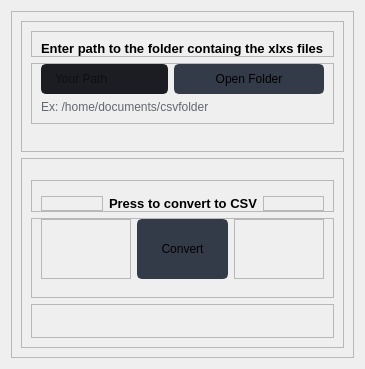
                  <widget class="QWidget" name="page2_XlsxToCSV">
                   <layout class="QVBoxLayout" name="verticalLayout_12">
                    <item>
                     <widget class="QFrame" name="frame_5">
                      <property name="frameShape">
                       <enum>QFrame::StyledPanel</enum>
                      </property>
                      <property name="frameShadow">
                       <enum>QFrame::Raised</enum>
                      </property>
                      <layout class="QVBoxLayout" name="verticalLayout_14">
                       <item>
                        <widget class="QFrame" name="frame_23">
                         <property name="frameShape">
                          <enum>QFrame::StyledPanel</enum>
                         </property>
                         <property name="frameShadow">
                          <enum>QFrame::Raised</enum>
                         </property>
                         <layout class="QVBoxLayout" name="verticalLayout_17">
                          <property name="bottomMargin">
                           <number>15</number>
                          </property>
                          <item>
                           <widget class="QFrame" name="frame_24">
                            <property name="frameShape">
                             <enum>QFrame::StyledPanel</enum>
                            </property>
                            <property name="frameShadow">
                             <enum>QFrame::Raised</enum>
                            </property>
                            <layout class="QHBoxLayout" name="horizontalLayout_14">
                             <property name="bottomMargin">
                              <number>0</number>
                             </property>
                             <item>
                              <widget class="QLabel" name="labelBoxBlenderInstalation_5">
                               <property name="font">
                                <font>
                                 <family>Segoe UI</family>
                                 <pointsize>10</pointsize>
                                 <weight>75</weight>
                                 <bold>true</bold>
                                </font>
                               </property>
                               <property name="styleSheet">
                                <string notr="true"/>
                               </property>
                               <property name="text">
                                <string>Enter path to the folder containg the xlxs files</string>
                               </property>
                              </widget>
                             </item>
                            </layout>
                           </widget>
                          </item>
                          <item>
                           <widget class="QFrame" name="frame_25">
                            <property name="frameShape">
                             <enum>QFrame::StyledPanel</enum>
                            </property>
                            <property name="frameShadow">
                             <enum>QFrame::Raised</enum>
                            </property>
                            <layout class="QHBoxLayout" name="horizontalLayout_19">
                             <property name="topMargin">
                              <number>0</number>
                             </property>
                             <item>
                              <layout class="QGridLayout" name="gridLayout_6">
                               <property name="bottomMargin">
                                <number>0</number>
                               </property>
                               <item row="0" column="0">
                                <widget class="QLineEdit" name="LineEditPath_Page2">
                                 <property name="minimumSize">
                                  <size>
                                   <width>0</width>
                                   <height>30</height>
                                  </size>
                                 </property>
                                 <property name="styleSheet">
                                  <string notr="true">QLineEdit {
	background-color: rgb(27, 29, 35);
	border-radius: 5px;
	border: 2px solid rgb(27, 29, 35);
	padding-left: 10px;
}
QLineEdit:hover {
	border: 2px solid rgb(64, 71, 88);
}
QLineEdit:focus {
	border: 2px solid rgb(91, 101, 124);
}</string>
                                 </property>
                                 <property name="placeholderText">
                                  <string>Your Path</string>
                                 </property>
                                </widget>
                               </item>
                               <item row="0" column="1">
                                <widget class="QPushButton" name="BtnBrows_Page2_XlsxToSCV">
                                 <property name="minimumSize">
                                  <size>
                                   <width>150</width>
                                   <height>30</height>
                                  </size>
                                 </property>
                                 <property name="font">
                                  <font>
                                   <family>Segoe UI</family>
                                   <pointsize>9</pointsize>
                                  </font>
                                 </property>
                                 <property name="styleSheet">
                                  <string notr="true">QPushButton {
	border: 2px solid rgb(52, 59, 72);
	border-radius: 5px;	
	background-color: rgb(52, 59, 72);
}
QPushButton:hover {
	background-color: rgb(57, 65, 80);
	border: 2px solid rgb(61, 70, 86);
}
QPushButton:pressed {	
	background-color: rgb(35, 40, 49);
	border: 2px solid rgb(43, 50, 61);
}</string>
                                 </property>
                                 <property name="text">
                                  <string>Open Folder</string>
                                 </property>
                                 <property name="icon">
                                  <iconset resource="files.qrc">
                                   <normaloff>:/16x16/icons/16x16/cil-folder-open.png</normaloff>:/16x16/icons/16x16/cil-folder-open.png</iconset>
                                 </property>
                                </widget>
                               </item>
                               <item row="1" column="0" colspan="2">
                                <widget class="QLabel" name="labelVersion_7">
                                 <property name="styleSheet">
                                  <string notr="true">color: rgb(98, 103, 111);</string>
                                 </property>
                                 <property name="lineWidth">
                                  <number>1</number>
                                 </property>
                                 <property name="text">
                                  <string>Ex: /home/documents/csvfolder</string>
                                 </property>
                                 <property name="alignment">
                                  <set>Qt::AlignLeading|Qt::AlignLeft|Qt::AlignVCenter</set>
                                 </property>
                                </widget>
                               </item>
                              </layout>
                             </item>
                            </layout>
                           </widget>
                          </item>
                          <item>
                           <widget class="QFrame" name="frame_26">
                            <property name="frameShape">
                             <enum>QFrame::StyledPanel</enum>
                            </property>
                            <property name="frameShadow">
                             <enum>QFrame::Raised</enum>
                            </property>
                           </widget>
                          </item>
                          <item>
                           <widget class="QFrame" name="frame_27">
                            <property name="frameShape">
                             <enum>QFrame::StyledPanel</enum>
                            </property>
                            <property name="frameShadow">
                             <enum>QFrame::Raised</enum>
                            </property>
                           </widget>
                          </item>
                         </layout>
                        </widget>
                       </item>
                       <item>
                        <widget class="QFrame" name="frame_7">
                         <property name="frameShape">
                          <enum>QFrame::StyledPanel</enum>
                         </property>
                         <property name="frameShadow">
                          <enum>QFrame::Raised</enum>
                         </property>
                         <layout class="QVBoxLayout" name="verticalLayout_19">
                          <item>
                           <widget class="QFrame" name="frame_28">
                            <property name="frameShape">
                             <enum>QFrame::StyledPanel</enum>
                            </property>
                            <property name="frameShadow">
                             <enum>QFrame::Raised</enum>
                            </property>
                           </widget>
                          </item>
                          <item>
                           <widget class="QFrame" name="frame_29">
                            <property name="frameShape">
                             <enum>QFrame::StyledPanel</enum>
                            </property>
                            <property name="frameShadow">
                             <enum>QFrame::Raised</enum>
                            </property>
                           </widget>
                          </item>
                          <item>
                           <widget class="QFrame" name="frame_30">
                            <property name="frameShape">
                             <enum>QFrame::StyledPanel</enum>
                            </property>
                            <property name="frameShadow">
                             <enum>QFrame::Raised</enum>
                            </property>
                            <layout class="QHBoxLayout" name="horizontalLayout_20">
                             <property name="topMargin">
                              <number>15</number>
                             </property>
                             <property name="bottomMargin">
                              <number>0</number>
                             </property>
                             <item>
                              <widget class="QFrame" name="frame_31">
                               <property name="frameShape">
                                <enum>QFrame::StyledPanel</enum>
                               </property>
                               <property name="frameShadow">
                                <enum>QFrame::Raised</enum>
                               </property>
                              </widget>
                             </item>
                             <item>
                              <widget class="QLabel" name="labelConvert_Page1_BulkComvert_2">
                               <property name="font">
                                <font>
                                 <family>Segoe UI</family>
                                 <pointsize>10</pointsize>
                                 <weight>75</weight>
                                 <bold>true</bold>
                                </font>
                               </property>
                               <property name="styleSheet">
                                <string notr="true"/>
                               </property>
                               <property name="text">
                                <string>Press to convert to CSV</string>
                               </property>
                               <property name="alignment">
                                <set>Qt::AlignCenter</set>
                               </property>
                              </widget>
                             </item>
                             <item>
                              <widget class="QFrame" name="frame_32">
                               <property name="frameShape">
                                <enum>QFrame::StyledPanel</enum>
                               </property>
                               <property name="frameShadow">
                                <enum>QFrame::Raised</enum>
                               </property>
                              </widget>
                             </item>
                            </layout>
                           </widget>
                          </item>
                          <item>
                           <widget class="QFrame" name="frame_33">
                            <property name="frameShape">
                             <enum>QFrame::StyledPanel</enum>
                            </property>
                            <property name="frameShadow">
                             <enum>QFrame::Raised</enum>
                            </property>
                            <layout class="QHBoxLayout" name="horizontalLayout_21">
                             <property name="topMargin">
                              <number>0</number>
                             </property>
                             <property name="bottomMargin">
                              <number>18</number>
                             </property>
                             <item>
                              <widget class="QFrame" name="frame_34">
                               <property name="frameShape">
                                <enum>QFrame::StyledPanel</enum>
                               </property>
                               <property name="frameShadow">
                                <enum>QFrame::Raised</enum>
                               </property>
                              </widget>
                             </item>
                             <item>
                              <widget class="QPushButton" name="BtnConvert_Page2_XlsxToSCV">
                               <property name="minimumSize">
                                <size>
                                 <width>60</width>
                                 <height>60</height>
                                </size>
                               </property>
                               <property name="font">
                                <font>
                                 <family>Segoe UI</family>
                                 <pointsize>9</pointsize>
                                </font>
                               </property>
                               <property name="layoutDirection">
                                <enum>Qt::LeftToRight</enum>
                               </property>
                               <property name="autoFillBackground">
                                <bool>false</bool>
                               </property>
                               <property name="styleSheet">
                                <string notr="true">QPushButton {
	border: 2px solid rgb(52, 59, 72);
	border-radius: 5px;	
	background-color: rgb(52, 59, 72);
}
QPushButton:hover {
	background-color: rgb(57, 65, 80);
	border: 2px solid rgb(61, 70, 86);
}
QPushButton:pressed {	
	background-color: rgb(35, 40, 49);
	border: 2px solid rgb(43, 50, 61);
}</string>
                               </property>
                               <property name="text">
                                <string>Convert</string>
                               </property>
                               <property name="icon">
                                <iconset>
                                 <normaloff>icons/20x20/cil-paper-plane.png</normaloff>icons/20x20/cil-paper-plane.png</iconset>
                               </property>
                               <property name="checkable">
                                <bool>false</bool>
                               </property>
                              </widget>
                             </item>
                             <item>
                              <widget class="QFrame" name="frame_8">
                               <property name="frameShape">
                                <enum>QFrame::StyledPanel</enum>
                               </property>
                               <property name="frameShadow">
                                <enum>QFrame::Raised</enum>
                               </property>
                              </widget>
                             </item>
                            </layout>
                           </widget>
                          </item>
                          <item>
                           <widget class="QFrame" name="frame_35">
                            <property name="frameShape">
                             <enum>QFrame::StyledPanel</enum>
                            </property>
                            <property name="frameShadow">
                             <enum>QFrame::Raised</enum>
                            </property>
                            <layout class="QHBoxLayout" name="horizontalLayout_22">
                             <item>
                              <widget class="QLabel" name="LabelStatus_Page2_XlsxToCSV">
                               <property name="styleSheet">
                                <string notr="true">color: rgb(98, 103, 111);</string>
                               </property>
                               <property name="lineWidth">
                                <number>1</number>
                               </property>
                               <property name="text">
                                <string/>
                               </property>
                               <property name="alignment">
                                <set>Qt::AlignCenter</set>
                               </property>
                              </widget>
                             </item>
                            </layout>
                           </widget>
                          </item>
                         </layout>
                        </widget>
                       </item>
                      </layout>
                     </widget>
                    </item>
                   </layout>
                  </widget>
